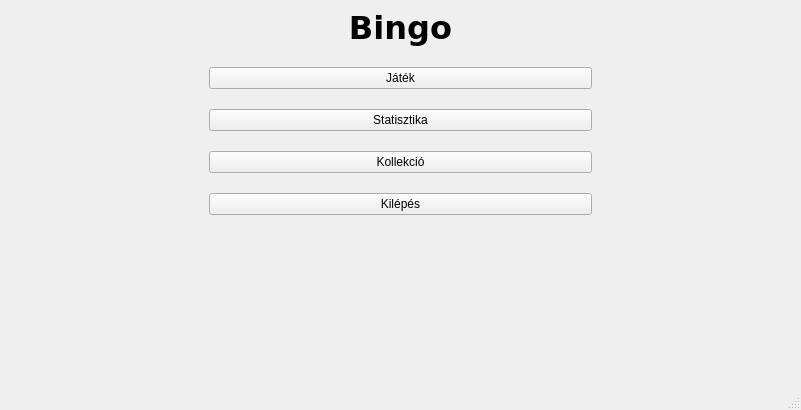
<?xml version="1.0" encoding="UTF-8"?>
<ui version="4.0">
 <class>Bingo</class>
 <widget class="QMainWindow" name="Bingo">
  <property name="geometry">
   <rect>
    <x>0</x>
    <y>0</y>
    <width>801</width>
    <height>410</height>
   </rect>
  </property>
  <property name="windowTitle">
   <string>Bingo</string>
  </property>
  <widget class="QWidget" name="centralwidget">
   <property name="enabled">
    <bool>true</bool>
   </property>
   <property name="sizePolicy">
    <sizepolicy hsizetype="Preferred" vsizetype="Preferred">
     <horstretch>1</horstretch>
     <verstretch>0</verstretch>
    </sizepolicy>
   </property>
   <property name="styleSheet">
    <string notr="true">#title {
	font-weight: bold;
}</string>
   </property>
   <layout class="QVBoxLayout" name="verticalLayout_2">
    <item>
     <layout class="QHBoxLayout" name="horizontalLayout">
      <property name="leftMargin">
       <number>200</number>
      </property>
      <property name="rightMargin">
       <number>200</number>
      </property>
      <item>
       <layout class="QVBoxLayout" name="verticalLayout">
        <property name="spacing">
         <number>20</number>
        </property>
        <property name="topMargin">
         <number>0</number>
        </property>
        <item>
         <widget class="QLabel" name="title">
          <property name="font">
           <font>
            <family>DejaVu Sans</family>
            <pointsize>24</pointsize>
            <weight>75</weight>
            <bold>true</bold>
           </font>
          </property>
          <property name="text">
           <string>Bingo</string>
          </property>
          <property name="alignment">
           <set>Qt::AlignCenter</set>
          </property>
         </widget>
        </item>
        <item>
         <widget class="QPushButton" name="play">
          <property name="autoFillBackground">
           <bool>false</bool>
          </property>
          <property name="text">
           <string>Játék</string>
          </property>
         </widget>
        </item>
        <item>
         <widget class="QPushButton" name="stats">
          <property name="text">
           <string>Statisztika</string>
          </property>
         </widget>
        </item>
        <item>
         <widget class="QPushButton" name="collections">
          <property name="text">
           <string>Kollekció</string>
          </property>
         </widget>
        </item>
        <item>
         <widget class="QPushButton" name="exit">
          <property name="text">
           <string>Kilépés</string>
          </property>
         </widget>
        </item>
        <item>
         <spacer name="verticalSpacer">
          <property name="orientation">
           <enum>Qt::Vertical</enum>
          </property>
          <property name="sizeHint" stdset="0">
           <size>
            <width>20</width>
            <height>40</height>
           </size>
          </property>
         </spacer>
        </item>
       </layout>
      </item>
     </layout>
    </item>
   </layout>
  </widget>
  <widget class="QStatusBar" name="statusbar"/>
  <action name="actionExit">
   <property name="text">
    <string>Exit</string>
   </property>
  </action>
 </widget>
 <resources/>
 <connections/>
</ui>
